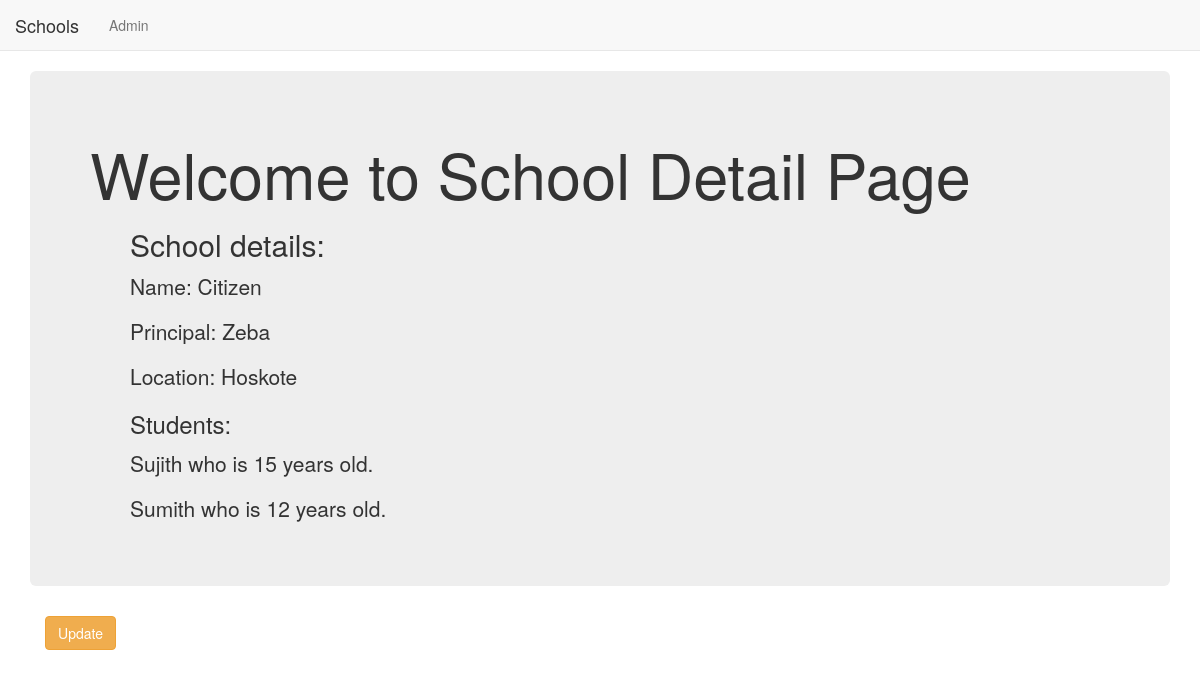
Page /basic_app/2/ on the committed database.
### basic_app/models.py (models this page shows, shortened)
class School(models.Model):
    name = models.CharField(max_length=256)
    principal = models.CharField(max_length=256)
    location = models.CharField(max_length=256)

class Student(models.Model):
    name = models.CharField(max_length=256)
    age = models.PositiveIntegerField()
    school = models.ForeignKey(
        School, related_name='students', on_delete=models.DO_NOTHING)

### basic_app/views.py (the view)
# urls.py: re_path(r'^(?P<pk>\d+)/$', views.SchoolDetailedView.as_view(), name='detail'),
class SchoolDetailedView(DetailView):
    context_object_name = 'school_detail'
    model = models.School
    template_name = 'basic_app/school_detail.html'

### basic_app/templates/basic_app/school_detail.html
{% extends "basic_app/basic_app_base.html" %}
{% block body_block %}
<div class="jumbotron">
    <h1>Welcome to School Detail Page</h1>
    <ol>
        <h2>School details:</h2>
        <p>Name: {{school_detail.name}}</p>
        <p>Principal: {{school_detail.principal}}</p>
        <p>Location: {{school_detail.location}}</p>
        <h3>Students: </h3>
        {% for student in school_detail.students.all %}
            <p>{{student.name}} who is {{student.age}} years old.</p>
        {% endfor %}
    </ol>
</div>
<div class="container">
    <p><a class="btn btn-warning" href="{% url 'basic_app:update' pk=school_detail.pk %}">Update</a></p>
</div>
{% endblock %}

### rows in the picture
School: name "Citizen", principal "Zeba", location "Hoskote"
Student: name "Sujith", age "15"
Student: name "Sumith", age "12"
